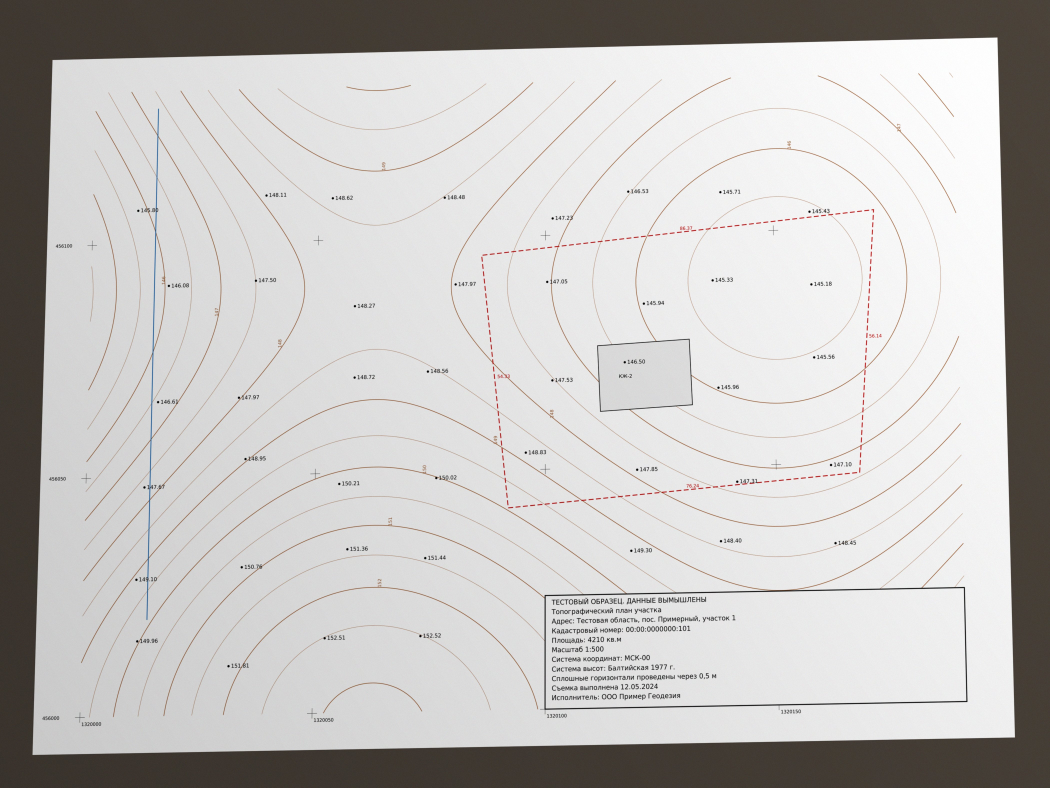
#> input picture samples/sample_plan_photo.jpg, 4200 x 3150 px (shown at 1/4 size)
$ python -i loader.py   (imports and definitions only)
#> lines starting #> are read from the running program, lines starting #| are printed output that depends on the picture; after the words box and inside, x2 and y2 are one past the last pixel; in counts of white or black regions, pixels touching at a corner belong together
#> further down, picture is the input picture: shape (3150, 4200, 3); mean B, G, R 192.1, 193.8, 195.7
"""Чтение загруженных файлов: PDF, JPEG, PNG, TIFF."""

from __future__ import annotations

import io
import math
from dataclasses import dataclass, field

import cv2
import pymupdf
import numpy as np
from PIL import Image, ImageOps

from . import config


class UnsupportedFile(ValueError):
    """Файл нельзя обработать; текст ошибки показывается пользователю."""


@dataclass
class TextItem:
    text: str
    x: float
    y: float
    width: float
    height: float
    confidence: float
    source: str
    line: tuple = ()


@dataclass
class Page:
    number: int
    image: np.ndarray
    dpi: float | None
    items: list[TextItem] = field(default_factory=list)
    rectified: bool = False

    @property
    def height(self) -> int:
        return int(self.image.shape[0])

    @property
    def width(self) -> int:
        return int(self.image.shape[1])


@dataclass
class Document:
    kind: str
    pages: list[Page]
    warnings: list[str] = field(default_factory=list)


# [124 lines left out: functions detect_kind, load_document, _render_dpi, _load_pdf, _text_layer, _load_image, not called in this run]


def _too_large_message() -> str:
    limit = config.MAX_PIXELS // 1_000_000
    return f"Изображение больше {limit} Мп. Уменьшите разрешение и загрузите снова."


# [10 lines left out: function _trusted_dpi, not called in this run]


def _order_corners(points: np.ndarray) -> np.ndarray:
    total = points.sum(axis=1)
    difference = np.diff(points, axis=1).ravel()
    return np.array(
        [
            points[np.argmin(total)],
            points[np.argmin(difference)],
            points[np.argmax(total)],
            points[np.argmax(difference)],
        ],
        dtype=np.float32,
    )


def rectify_sheet(image: np.ndarray) -> tuple[np.ndarray, bool]:
    """Находит лист на фото и убирает перспективу.

    Если четкого четырехугольника нет (скан, лист обрезан кадром), изображение
    возвращается без изменений.
    """
    height, width = image.shape[:2]
#> height = 3150; width = 4200
    scale = 1200 / max(height, width)
#> scale = 0.286
    if scale >= 1:
        scale = 1.0
    small = cv2.resize(image, None, fx=scale, fy=scale, interpolation=cv2.INTER_AREA)
    gray = cv2.GaussianBlur(cv2.cvtColor(small, cv2.COLOR_BGR2GRAY), (5, 5), 0)
    _, mask = cv2.threshold(gray, 0, 255, cv2.THRESH_BINARY + cv2.THRESH_OTSU)
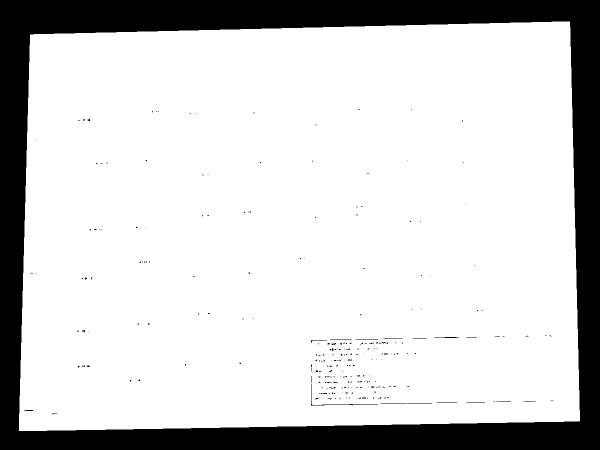
#> mask: shape (900, 1200) (shown at 1/2 size); 81.1% white; 260 black regions (243 under 20 px), largest, box (x1, y1, x2, y2) and area: (0, 0, 1200, 900) 202161, (622, 768, 756, 811) 189, (868, 674, 918, 676) 72
    mask = cv2.morphologyEx(mask, cv2.MORPH_CLOSE, np.ones((15, 15), np.uint8))
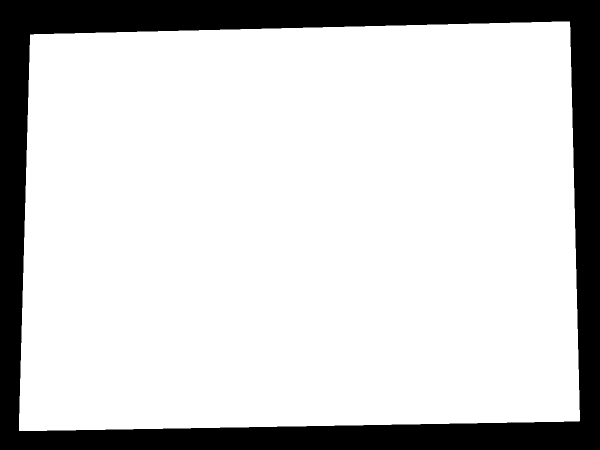
#> mask: shape (900, 1200) (shown at 1/2 size); 81.3% white; 1 black region
    contours, _ = cv2.findContours(mask, cv2.RETR_EXTERNAL, cv2.CHAIN_APPROX_SIMPLE)
#> contours = 1 contour; box (x1, y1, x2, y2) and area: (38, 43, 1160, 862) 875943
    if not contours:
        return image, False

    largest = max(contours, key=cv2.contourArea)
#> largest = contour of 179 points, box (x1, y1, x2, y2) (38, 43, 1160, 862), area 875943
    area_ratio = cv2.contourArea(largest) / float(small.shape[0] * small.shape[1])
#> area_ratio = 0.811
    if not 0.35 <= area_ratio <= 0.97:
        return image, False
    quad = cv2.approxPolyDP(largest, 0.02 * cv2.arcLength(largest, True), True)
#> quad = [[1139, 43], [60, 69], [38, 861], [1158, 842]]
    if len(quad) != 4 or not cv2.isContourConvex(quad):
        return image, False

    corners = _order_corners(quad.reshape(4, 2).astype(np.float32) / scale)
#> in _order_corners, `total = points.sum(axis=1)`: total = [4137, 451.5, 3146.5, 7000]
#> in _order_corners, `difference = np.diff(points, axis=1).ravel()`: difference = [-3836, 31.5, 2880.5, -1106]
#> corners = [[210, 241.5], [3986.5, 150.5], [4053, 2947], [133, 3013.5]]
    top_left, top_right, bottom_right, bottom_left = corners
#> top_left = [210, 241.5]; top_right = [3986.5, 150.5]; bottom_right = [4053, 2947]; bottom_left = [133, 3013.5]
    target_width = int(
        max(np.linalg.norm(top_right - top_left), np.linalg.norm(bottom_right - bottom_left))
    )
#> target_width = 3920
    target_height = int(
        max(np.linalg.norm(bottom_left - top_left), np.linalg.norm(bottom_right - top_right))
    )
#> target_height = 2797
    destination = np.array(
        [[0, 0], [target_width - 1, 0], [target_width - 1, target_height - 1], [0, target_height - 1]],
        dtype=np.float32,
    )
#> destination = [[0, 0], [3919, 0], [3919, 2796], [0, 2796]]
    matrix = cv2.getPerspectiveTransform(corners, destination)
#> matrix = [[1.05, 0.0292, -228.1], [0.0253, 1.05, -259.3], [2.92e-06, 1.38e-05, 1]]
    warped = cv2.warpPerspective(image, matrix, (target_width, target_height), flags=cv2.INTER_CUBIC)
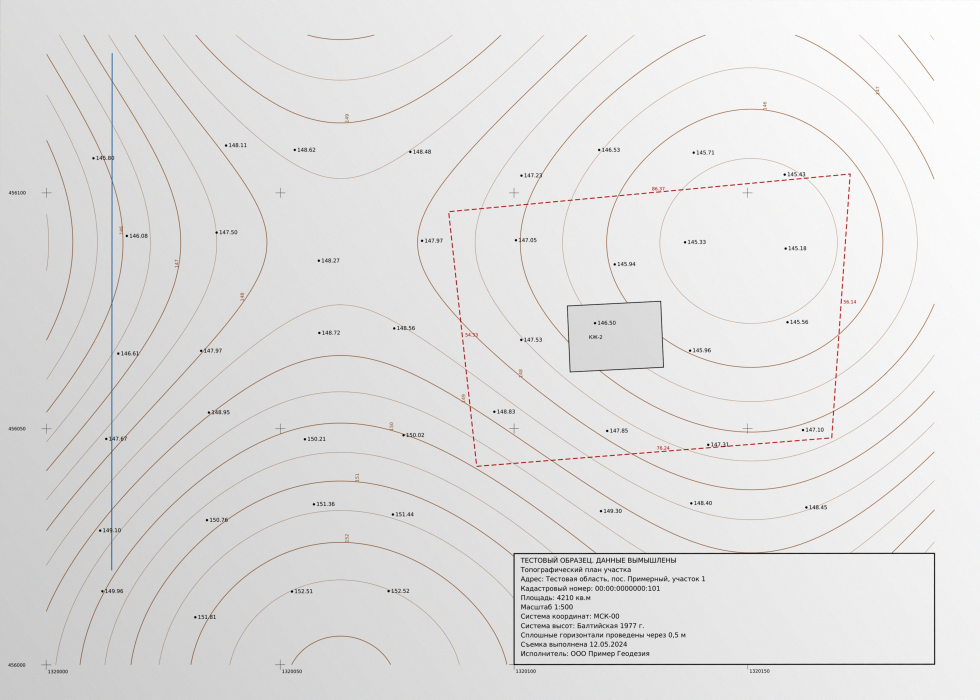
#> warped: shape (2797, 3920, 3) (shown at 1/4 size); mean B, G, R 224.6, 225, 225.7
    return warped, True

>>> import cv2
>>> picture = cv2.imread('../samples/sample_plan_photo.jpg')
>>> result = rectify_sheet(picture)
